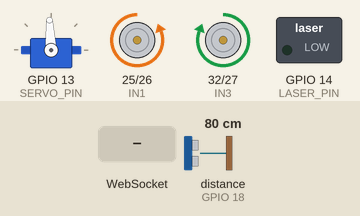
Bench run of a program on a simulated ESP32. Parts: servo, motor-driver pin pairs drawn as motors (green arrow = first pin HIGH = forward, orange = second pin HIGH = backward, longer = more drive), switched loads named in the program (green lamp = pin HIGH). Wiring (inferred from the names in the program): ultrasonic range finder: trigger GPIO 5; echo GPIO 18. The test bench sets the inputs (shaded band); at power-on: distance to the obstacle (sensor on GPIO 18) 80 cm. The echo pulse lasts 58.3 µs per cm; WiFi joins after 1.5 s; servers stay silent unless stated; servo pulses on a pin are drawn as a servo (544–2400 µs = 0–180°); pins used as bus, display or sensor lines are not drawn; what the program prints to the serial monitor is not drawn.

Above: at 3.9 s.
4.0 s: distance to the obstacle (sensor on GPIO 18) set to 33 cm
5.5 s: distance to the obstacle (sensor on GPIO 18) set to 27 cm
At 6.7 s:
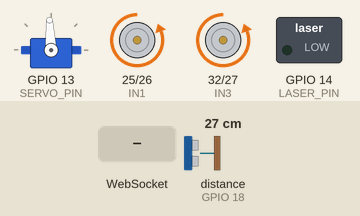
8.5 s: WebSocket text "LASER_ON" received
At 9.6 s:
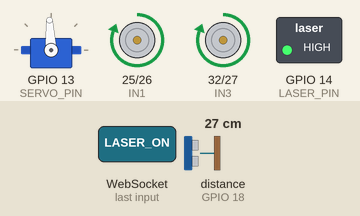
11.5 s: WebSocket text "LASER_OFF" received
At 13.5 s:
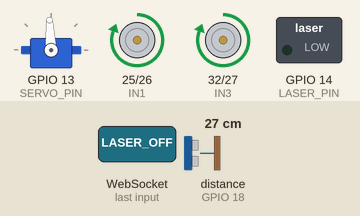
14.5 s: distance to the obstacle (sensor on GPIO 18) set to 35 cm
At 14.82 s:
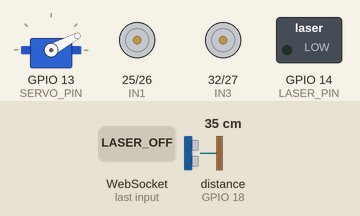
17.3 s: WebSocket text "LASER_ON" received
At 18.6 s:
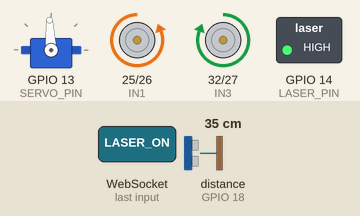
Timing chart, 0 to 19.8 s (numbered marks = the images above; inputs shaded):
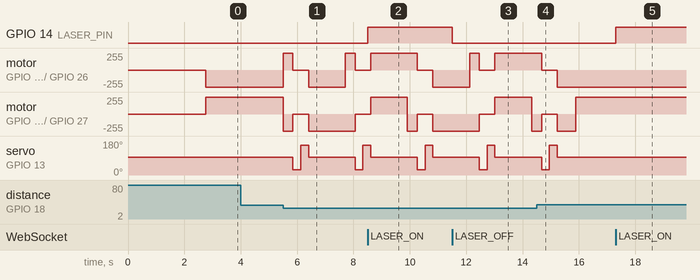

The program:

main.cpp
```cpp
#include <Arduino.h>
#include "Config.h"
#include "MotorController.h"
#include "ServoController.h"
#include "DistanceSensor.h"
#include "ObstacleAvoidance.h"
#include "WifiControl.h"
#include "WebSocketControl.h"

TaskHandle_t NetworkTask;
MotorController motors;
ServoController servo;
DistanceSensor sensor;
ObstacleAvoidance avoidance(motors, servo, sensor);

void networkTaskCode(void * parameter) {
  for (;;) {
    loopWifi();
    loopWebSocket();
    vTaskDelay(10 / portTICK_PERIOD_MS);
  }
}

void initLaser() {
  pinMode(LASER_PIN, OUTPUT);
  digitalWrite(LASER_PIN, LOW);
}

void setup() {
  Serial.begin(115200);
  delay(1000);

  sensor.init();
  servo.init();
  motors.init();
  avoidance.init();
  initLaser();
  initWifi();
  initWebSocket();

  xTaskCreatePinnedToCore(
      networkTaskCode,
      "NetworkTask",
      10000,
      NULL,
      1,
      &NetworkTask,
      0);

  Serial.println("System ready");
}

void loop() {
  avoidance.update();
}
```

DistanceSensor.h
```cpp
#ifndef DISTANCE_SENSOR_H
#define DISTANCE_SENSOR_H

#include <cstdint>

class DistanceSensor {
public:
    void init();
    float read();
    float readFiltered();
    bool lastReadingValid() const;
private:
    bool lastValid = false;
};

#endif
```

MotorController.h
```cpp
#ifndef MOTOR_CONTROLLER_H
#define MOTOR_CONTROLLER_H

class MotorController {
public:
    void init();
    void forward();
    void backward();
    void turnLeft();
    void turnRight();
    void stop();
};

#endif
```

ObstacleAvoidance.h
```cpp
#ifndef OBSTACLE_AVOIDANCE_H
#define OBSTACLE_AVOIDANCE_H

#include <cstdint>
#include "MotorController.h"
#include "ServoController.h"
#include "DistanceSensor.h"

enum class RobotState : uint8_t {
    FORWARD,
    BACKWARD,
    SCAN_LEFT,
    SCAN_RIGHT,
    DECIDE,
    TURN_LEFT,
    TURN_RIGHT
};

enum class TurnDirection : uint8_t {
    LEFT,
    RIGHT
};

class ObstacleAvoidance {
public:
    ObstacleAvoidance(MotorController& motors, ServoController& servo, DistanceSensor& sensor);
    void init();
    void update();
    RobotState getState() const;

private:
    void onForward();
    void onBackward();
    void onScanLeft();
    void onScanRight();
    void onDecide();
    void onTurnLeft();
    void onTurnRight();

    MotorController& motors;
    ServoController& servo;
    DistanceSensor& sensor;

    RobotState state;
    TurnDirection lastTurn;
    uint32_t timerStart;
    uint32_t turnDuration;

    float leftDistance;
    float rightDistance;
};

#endif
```

ServoController.h
```cpp
#ifndef SERVO_CONTROLLER_H
#define SERVO_CONTROLLER_H

#include <cstdint>

class ServoController {
public:
    void init();
    void setAngle(int deg);
    int getAngle() const;
    void center();
private:
    int currentAngle = 90;
};

#endif
```

WebSocketControl.h
```cpp
#ifndef WEBSOCKET_CONTROL_H
#define WEBSOCKET_CONTROL_H

void initWebSocket();
void loopWebSocket();

#endif
```

WifiControl.h
```cpp
#ifndef WIFI_CONTROL_H
#define WIFI_CONTROL_H

void initWifi();
void loopWifi();

#endif
```

DistanceSensor.cpp
```cpp
#include <Arduino.h>
#include "DistanceSensor.h"
#include "Config.h"

void DistanceSensor::init() {
    pinMode(ECHO_PIN, INPUT);
    pinMode(TRIG_PIN, OUTPUT);
    digitalWrite(TRIG_PIN, LOW);
}

float DistanceSensor::read() {
    digitalWrite(TRIG_PIN, HIGH);
    delayMicroseconds(10);
    digitalWrite(TRIG_PIN, LOW);

    unsigned long t = micros();
    while (digitalRead(ECHO_PIN) == LOW && micros() - t < 30000);
    t = micros();
    while (digitalRead(ECHO_PIN) == HIGH && micros() - t < 30000);
    unsigned long duration = micros() - t;

    if (duration == 0 || duration >= 30000) {
        lastValid = false;
        return -1.0f;
    }

    lastValid = true;
    return duration * 0.0343f / 2.0f;
}

float DistanceSensor::readFiltered() {
    float samples[SCAN_SAMPLES];

    for (int i = 0; i < SCAN_SAMPLES; i++) {
        samples[i] = read();
        if (samples[i] < 0) {
            delay(5);
            samples[i] = read();
        }
        if (i < SCAN_SAMPLES - 1) {
            delay(10);
        }
    }

    for (int i = 0; i < SCAN_SAMPLES - 1; i++) {
        for (int j = 0; j < SCAN_SAMPLES - 1 - i; j++) {
            if (samples[j] > samples[j + 1]) {
                float tmp = samples[j];
                samples[j] = samples[j + 1];
                samples[j + 1] = tmp;
            }
        }
    }

    float result = samples[SCAN_SAMPLES / 2];
    lastValid = (result >= 0);
    return result;
}

bool DistanceSensor::lastReadingValid() const {
    return lastValid;
}
```

MotorController.cpp
```cpp
#include <Arduino.h>
#include "MotorController.h"
#include "Config.h"

void MotorController::init() {
    pinMode(IN1, OUTPUT);
    pinMode(IN2, OUTPUT);
    pinMode(IN3, OUTPUT);
    pinMode(IN4, OUTPUT);
    stop();
}

void MotorController::forward() {
    digitalWrite(IN1, LOW);
    digitalWrite(IN2, HIGH);
    digitalWrite(IN3, HIGH);
    digitalWrite(IN4, LOW);
}

void MotorController::backward() {
    digitalWrite(IN1, HIGH);
    digitalWrite(IN2, LOW);
    digitalWrite(IN3, LOW);
    digitalWrite(IN4, HIGH);
}

void MotorController::turnLeft() {
    digitalWrite(IN1, LOW);
    digitalWrite(IN2, HIGH);
    digitalWrite(IN3, LOW);
    digitalWrite(IN4, HIGH);
}

void MotorController::turnRight() {
    digitalWrite(IN1, HIGH);
    digitalWrite(IN2, LOW);
    digitalWrite(IN3, HIGH);
    digitalWrite(IN4, LOW);
}

void MotorController::stop() {
    digitalWrite(IN1, LOW);
    digitalWrite(IN2, LOW);
    digitalWrite(IN3, LOW);
    digitalWrite(IN4, LOW);
}
```

ObstacleAvoidance.cpp
```cpp
#include <Arduino.h>
#include "ObstacleAvoidance.h"
#include "Config.h"

ObstacleAvoidance::ObstacleAvoidance(
    MotorController& m, ServoController& s, DistanceSensor& d)
    : motors(m)
    , servo(s)
    , sensor(d)
    , state(RobotState::FORWARD)
    , lastTurn(TurnDirection::RIGHT)
    , timerStart(0)
    , turnDuration(0)
    , leftDistance(0)
    , rightDistance(0) {}

void ObstacleAvoidance::init() {
    servo.center();
    motors.stop();
    delay(SERVO_SETTLE_MS);
    state = RobotState::FORWARD;
}

void ObstacleAvoidance::update() {
    switch (state) {
        case RobotState::FORWARD:    onForward();    break;
        case RobotState::BACKWARD:   onBackward();   break;
        case RobotState::SCAN_LEFT:  onScanLeft();   break;
        case RobotState::SCAN_RIGHT: onScanRight();  break;
        case RobotState::DECIDE:     onDecide();     break;
        case RobotState::TURN_LEFT:  onTurnLeft();   break;
        case RobotState::TURN_RIGHT: onTurnRight();  break;
    }
}

RobotState ObstacleAvoidance::getState() const {
    return state;
}

// ---------------------------------------------------------------
void ObstacleAvoidance::onForward() {
    servo.center();
    motors.forward();

    float dist = sensor.read();

    if (dist < 0 || dist <= SAFE_DISTANCE_CM) {
        motors.stop();
        timerStart = millis();
        state = RobotState::BACKWARD;
    }
}

// ---------------------------------------------------------------
void ObstacleAvoidance::onBackward() {
    motors.backward();

    if (millis() - timerStart >= BACKUP_MS) {
        motors.stop();
        servo.setAngle(SERVO_LEFT_ANGLE);
        timerStart = millis();
        state = RobotState::SCAN_LEFT;
    }
}

// ---------------------------------------------------------------
void ObstacleAvoidance::onScanLeft() {
    if (millis() - timerStart < SERVO_SETTLE_MS) {
        return;
    }

    leftDistance = sensor.readFiltered();
    if (leftDistance < 0) leftDistance = 0;

    servo.setAngle(SERVO_RIGHT_ANGLE);
    timerStart = millis();
    state = RobotState::SCAN_RIGHT;
}

// ---------------------------------------------------------------
void ObstacleAvoidance::onScanRight() {
    if (millis() - timerStart < SERVO_SETTLE_MS) {
        return;
    }

    rightDistance = sensor.readFiltered();
    if (rightDistance < 0) rightDistance = 0;

    servo.center();
    state = RobotState::DECIDE;
}

// ---------------------------------------------------------------
void ObstacleAvoidance::onDecide() {
    bool leftBlocked  = (leftDistance < SAFE_DISTANCE_CM);
    bool rightBlocked = (rightDistance < SAFE_DISTANCE_CM);

    TurnDirection dir;
    uint32_t duration;

    if (leftBlocked && rightBlocked) {
        dir = (lastTurn == TurnDirection::LEFT)
                  ? TurnDirection::RIGHT
                  : TurnDirection::LEFT;
        duration = TURN_180_MS;
    } else if (leftBlocked) {
        dir = TurnDirection::RIGHT;
        duration = TURN_90_MS;
    } else if (rightBlocked) {
        dir = TurnDirection::LEFT;
        duration = TURN_90_MS;
    } else {
        float margin = HYSTERESIS_CM;
        if (leftDistance > rightDistance + margin) {
            dir = TurnDirection::LEFT;
        } else if (rightDistance > leftDistance + margin) {
            dir = TurnDirection::RIGHT;
        } else {
            dir = (lastTurn == TurnDirection::LEFT)
                      ? TurnDirection::RIGHT
                      : TurnDirection::LEFT;
        }
        duration = TURN_90_MS;
    }

    lastTurn = dir;
    turnDuration = duration;
    timerStart = millis();
    state = (dir == TurnDirection::LEFT) ? RobotState::TURN_LEFT
                                         : RobotState::TURN_RIGHT;
}

// ---------------------------------------------------------------
void ObstacleAvoidance::onTurnLeft() {
    motors.turnLeft();

    if (millis() - timerStart >= turnDuration) {
        motors.stop();
        state = RobotState::FORWARD;
    }
}

// ---------------------------------------------------------------
void ObstacleAvoidance::onTurnRight() {
    motors.turnRight();

    if (millis() - timerStart >= turnDuration) {
        motors.stop();
        state = RobotState::FORWARD;
    }
}
```

ServoController.cpp
```cpp
#include <Arduino.h>
#include "ServoController.h"
#include "Config.h"

void ServoController::init() {
    ledcSetup(0, 50, 16);
    ledcAttachPin(SERVO_PIN, 0);
    center();
}

void ServoController::setAngle(int deg) {
    if (deg < 0) deg = 0;
    if (deg > 180) deg = 180;
    int duty = map(deg, 0, 180, 1638, 8192);
    ledcWrite(0, duty);
    currentAngle = deg;
}

int ServoController::getAngle() const {
    return currentAngle;
}

void ServoController::center() {
    setAngle(SERVO_CENTER_ANGLE);
}
```

WebSocketControl.cpp
```cpp
#include <Arduino.h>
#include <WebSocketsClient.h>
#include "Config.h"
#include "WebSocketControl.h"

static WebSocketsClient webSocket;
static bool wsConnected = false;
static uint32_t lastLaserOnTime = 0;
static bool laserIsOn = false;

static void webSocketEvent(WStype_t type, uint8_t* payload, size_t length) {
  switch (type) {
    case WStype_DISCONNECTED:
      wsConnected = false;
      Serial.println("[WS] Desconectado");
      break;
    case WStype_CONNECTED:
      wsConnected = true;
      Serial.println("[WS] Conectado al servidor");
      break;
    case WStype_TEXT: {
      String msg = (char*)payload;
      if (msg == "LASER_ON") {
        digitalWrite(LASER_PIN, HIGH);
        laserIsOn = true;
        lastLaserOnTime = millis();
        Serial.println("Laser ON via WS");
      } else if (msg == "LASER_OFF") {
        digitalWrite(LASER_PIN, LOW);
        laserIsOn = false;
        Serial.println("Laser OFF via WS (Apagado por inactividad)");
      }
      break;
    }
    default:
      break;
  }
}

void initWebSocket() {
  String wsPath = String("/ws/") + DEVICE_ID;
  webSocket.begin(SERVER_HOST, SERVER_PORT, wsPath);
  webSocket.onEvent(webSocketEvent);
  webSocket.setReconnectInterval(3000);
  webSocket.enableHeartbeat(15000, 3000, 2);
}

void loopWebSocket() {
  webSocket.loop();

  static uint32_t lastKeepAlive = 0;
  if (wsConnected && (millis() - lastKeepAlive >= 3000)) {
    webSocket.sendTXT("keepalive");
    lastKeepAlive = millis();
  }
}
```

WifiControl.cpp
```cpp
#include <Arduino.h>
#include <WiFi.h>
#include "Config.h"
#include "WifiControl.h"

void initWifi() {
  WiFi.mode(WIFI_STA);
  WiFi.begin(WIFI_SSID, WIFI_PASS);
  Serial.print("Conectando Wi-Fi");
  while (WiFi.status() != WL_CONNECTED) {
    delay(500);
    Serial.print(".");
  }
  Serial.println("\nWi-Fi conectado.");
}

void loopWifi() {
  if (WiFi.status() != WL_CONNECTED) {
    WiFi.reconnect();
    delay(1000);
  }
}
```

Config.h
```cpp
#ifndef CONFIG_H
#define CONFIG_H

#define WIFI_SSID "Abaddon Team"
#define WIFI_PASS "okidokie789"
#define SERVER_HOST "192.168.0.101"
#define SERVER_PORT 8000
#define DEVICE_ID "robot_ultrasonic"

#define TRIG_PIN 5
#define ECHO_PIN 18
#define SERVO_PIN 13
#define LASER_PIN 14

#define IN1 25
#define IN2 26
#define IN3 32
#define IN4 27

// --- Umbrales de navegación ---
#define SAFE_DISTANCE_CM   30.0f
#define BACKUP_MS          350
#define TURN_90_MS         650
#define TURN_180_MS        1300

// --- Servo ---
#define SERVO_CENTER_ANGLE  90
#define SERVO_LEFT_ANGLE    30
#define SERVO_RIGHT_ANGLE   150
#define SERVO_SETTLE_MS     250

// --- Sensor ---
#define SCAN_SAMPLES        3
#define HYSTERESIS_CM       10.0f

#endif
```

Measured:
- the behaviour switches between 30 and 29 cm on distance to the obstacle (sensor on GPIO 18) (found by bisection; images 0 and 1)
- after the input at 4.0 s, every drawn part: stays the same
- after the input at 8.5 s, GPIO 14 (LASER_PIN): LOW → HIGH at once
- after the input at 11.5 s, GPIO 14 (LASER_PIN): HIGH → LOW at once
- after the input at 14.5 s, motor on GPIO 25 (IN1) / GPIO 26 (IN2): goes on until 15.2 s, then stays backward 255/255; servo on GPIO 13 (SERVO_PIN): goes on until 15.2 s, then stays 93°
- after the input at 17.3 s, GPIO 14 (LASER_PIN): LOW → HIGH at once
